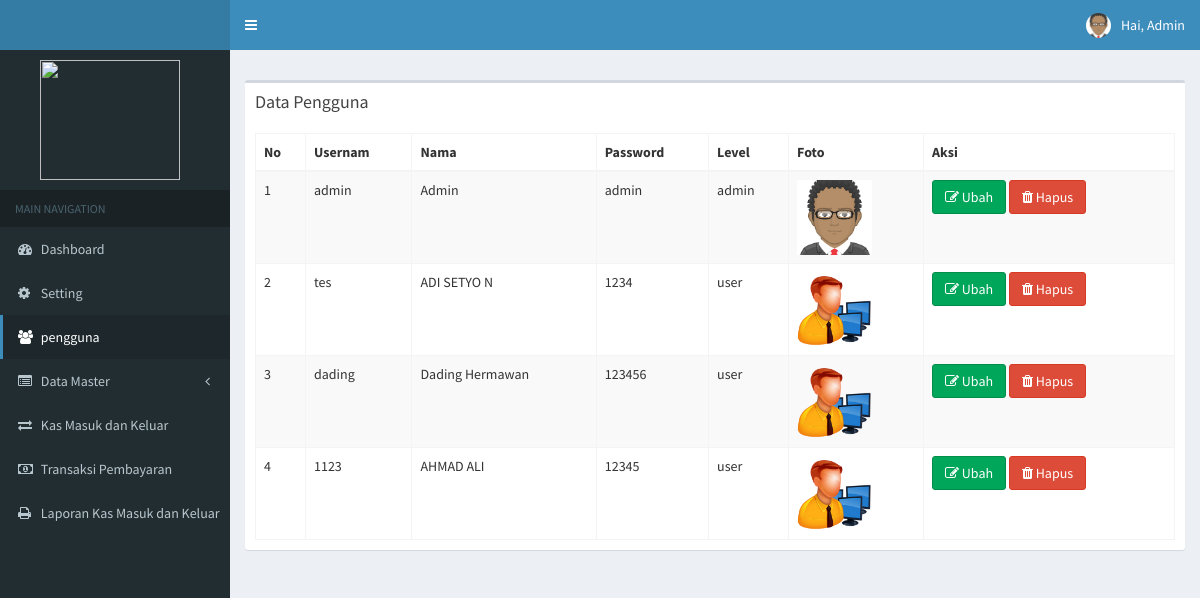
The page /index.php?page=pengguna (signed in) on the database its author committed.
### tables this page shows
CREATE TABLE `tb_user` (
  `id` int(11) NOT NULL,
  `username` varchar(100) NOT NULL,
  `nama_user` varchar(255) NOT NULL,
  `password` varchar(100) NOT NULL,
  `level` varchar(30) NOT NULL,
  `foto` varchar(255) NOT NULL,
  `id_pelanggan` int(11) NOT NULL
);

### page/pengguna/pengguna.php (the view)
 <section class="content">
      <div class="row">
<div class="box">
            <div class="box-header">
              <h3 class="box-title">Data Pengguna</h3>
            </div>
            <div class="box-body">
              <table id="example1" class="table table-bordered table-striped">
                <thead>
                <tr>
                  <th>No</th>
                  <th>Usernam</th>
                  <th>Nama</th>
                  <th>Password</th>
                  <th>Level</th>
                  <th>Foto</th>
                  <th>Aksi</th>
                </tr>
                </thead>
                <tbody>
                	<?php
                			$no = 1;
                			$sql = $koneksi->query("select * from tb_user");
                			while ($data = $sql->fetch_assoc()) {
                	 ?>
                <tr>
                  <td><?php echo $no++; ?></td>
                  <td><?php echo $data['username'] ?></td>
                 <td><?php echo $data['nama_user'] ?></td>
                 <td><?php echo $data['password'] ?></td>
                 <td><?php echo $data['level'] ?></td>
                <td><img src="images/<?php echo $data['foto'] ?>" widht="75" height="75" alt=""></td>
                  <td>
                    <a href="?page=pengguna&aksi=ubah&id=<?php echo $data['id'] ;?>" class="btn btn-success" title=""><i class="fa fa-edit"></i>  Ubah</a>
                     <a onclick="return confirm('Apakah Anda Yakin Mengahpus Data Ini')" href="?page=pengguna&aksi=hapus&id=<?php echo $data['id'] ;?>" class="btn btn-danger" title=""><i class="fa fa-trash"></i>  Hapus</a>
                  </td>
                </tr>
                <?php } ?>
            </tbody>
        </table>
    </div>
</div>
</div>
</section>

### index.php (shortened to what this page needs)
<?php
	 include "include/koneksi.php";
 if ($_SESSION['admin'] || $_SESSION['user']) {
?>
<!DOCTYPE html>
<html>
<head>
  <link rel="stylesheet" href="bootstrap/css/bootstrap.min.css">
  <link rel="stylesheet" href="https://cdnjs.cloudflare.com/ajax/libs/font-awesome/4.5.0/css/font-awesome.min.css">
  <link rel="stylesheet" href="https://cdnjs.cloudflare.com/ajax/libs/ionicons/2.0.1/css/ionicons.min.css">
   <link rel="stylesheet" href="plugins/datatables/dataTables.bootstrap.css">
  <link rel="stylesheet" href="dist/css/AdminLTE.min.css">
   <link rel="stylesheet" href="plugins/select2/select2.min.css">
  <link rel="stylesheet" href="dist/css/skins/_all-skins.min.css">
  <link rel="stylesheet" type="text/css" href="sw/dist/sweetalert.css">
</head>
<body class="hold-transition skin-blue sidebar-mini">
<div class="wrapper">
  <header class="main-header">
    <a href="#" class="logo">
    </a>
    <nav class="navbar navbar-static-top">
      <a href="#" class="sidebar-toggle" data-toggle="offcanvas" role="button">
      </a>
      <?php
            if ($_SESSION['admin']) {
              $user = $_SESSION['admin'];
            }elseif ($_SESSION['user']) {
             $user = $_SESSION['user'];
            }
            $sql_user = $koneksi->query("select * from tb_user where id='$user'");
            $data_user = $sql_user->fetch_assoc();
             $nama = $data_user['nama_user'];
       ?>
      <div class="navbar-custom-menu">
        <ul class="nav navbar-nav">
          <li class="dropdown user user-menu">
            <a href="#" class="dropdown-toggle" data-toggle="dropdown">
              <img src="images/<?php echo $data_user['foto'] ?>" class="user-image" alt="User Image">
              <span class="hidden-xs">Hai, <?php echo $nama ?></span>
            </a>
          </li>
      </div>
    </nav>
  </header>
  	<?php include "include/menu.php"; ?>
     <div class="content-wrapper">
    <section class="content-header">
      <?php include "include/isi.php"; ?>
    </section>
  </div>
</div>
</body>
</html>
<?php
      }else{
        header("location:login.php");
      }
 ?>

### include/menu.php (shortened to what this page needs)
 <?php
    $sql2 = $koneksi->query("select * from tb_profile ");
    $data1 = $sql2->fetch_assoc();
 ?>
 <aside class="main-sidebar">
    <section class="sidebar">
<div class="user-panel">
  <div>
  <img style="margin-left:30px" src="images/<?php echo $data1['foto'] ?>" width="140" height="120" >
  </div>
  <div class="pull-left info">
  </div>
</div>
<?php
  switch ($_GET['page']) {
    case 'pengguna':
      $aktifAdmin='active';
      break;
  }
  ?>
<ul class="sidebar-menu" data-widget="tree">
  <li class="header">MAIN NAVIGATION</li>
          <?php  if ($_SESSION['admin']){ ?>
            <li class="<?php echo $aktifHome; ?>"><a href="index.php"><i class="fa fa-dashboard"></i> Dashboard</a></li>
             <li class="<?php echo $aktifprofile; ?>"><a href="?page=profile"><i class="fa fa-gear"></i> Setting </a></li>
            <li class="<?php echo $aktifAdmin; ?>"><a href="?page=pengguna"><i class="fa fa-users"></i> pengguna</a></li>
            <li class="treeview <?php echo $aktifA; ?>">
              <a href="#">
                <i class="fa fa-list-alt"></i> <span>Data Master</span>
                <span class="pull-right-container">
                  <i class="fa fa-angle-left pull-right"></i>
                </span>
              </a>
            </li>
            <li class="<?php echo $aktifB2; ?>"><a href="?page=kas"><i class="fa fa-exchange"></i>  Kas Masuk dan Keluar</a></li>
            <li><a href="?page=transaksi"><i class="fa fa-money"></i> Transaksi Pembayaran</a></li>
            <li><a href="#" data-toggle="modal" data-target="#modal-default"><i class="fa fa-print"></i> Laporan Kas Masuk dan  Keluar </a></li>
             <?php } ?>
      </ul>
    </section>
  </aside>

### include/isi.php (shortened to what this page needs)
<?php
		$page = $_GET['page'];
		$aksi = $_GET['aksi'];
		if ($page == "pengguna") {
			if ($aksi == "") {
				include "page/pengguna/pengguna.php";
			}
		}
 ?>

### rows shown on the page
tb_user: foto (placeholder picture), nama_user "Admin", username "admin", password "admin", level "admin"
tb_user: username "tes", nama_user "ADI SETYO N", password "1234", level "user", foto (picture)
tb_user: username "dading", nama_user "Dading Hermawan", password "123456", level "user", foto (picture)
tb_user: username "1123", nama_user "AHMAD ALI", password "12345", level "user", foto (picture)
